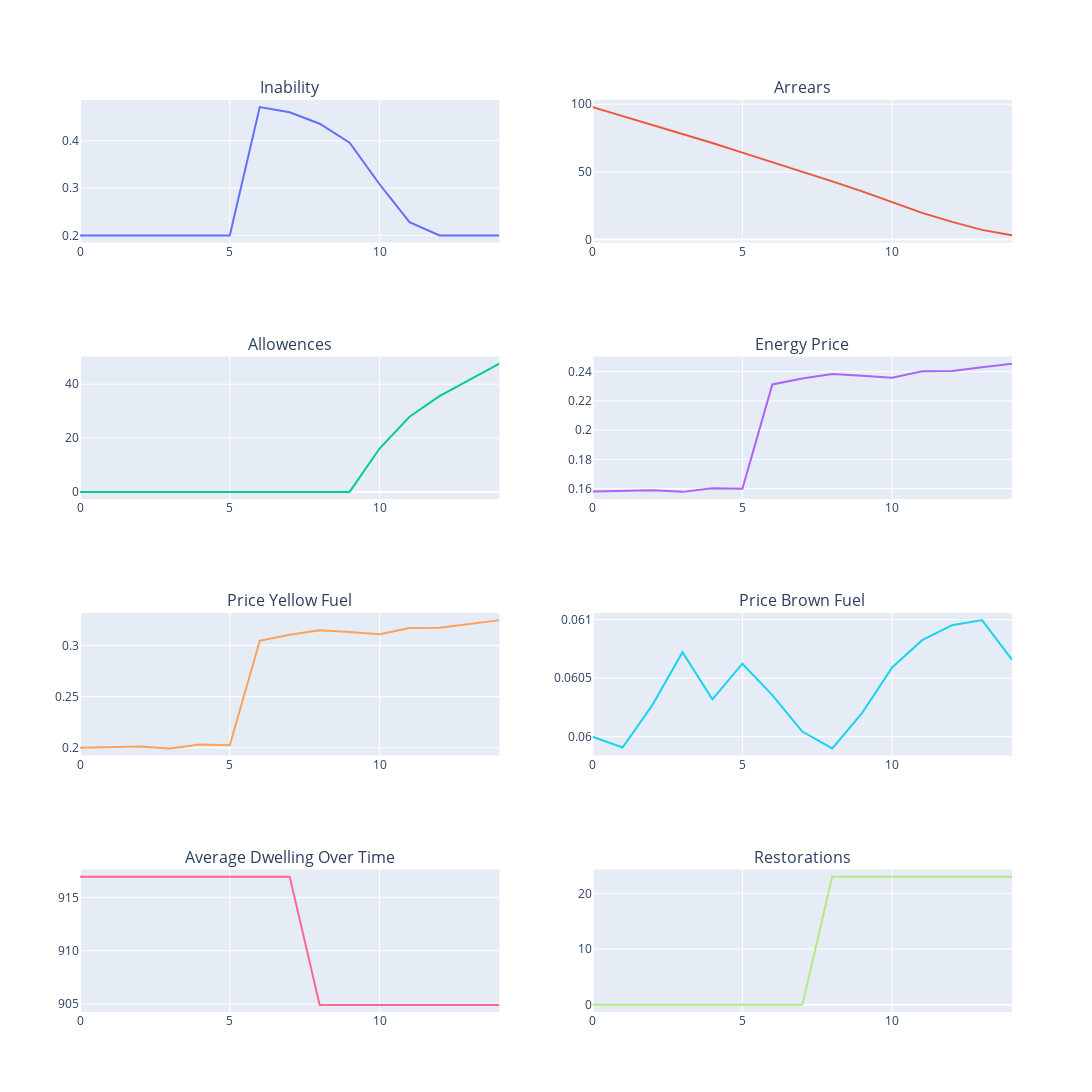
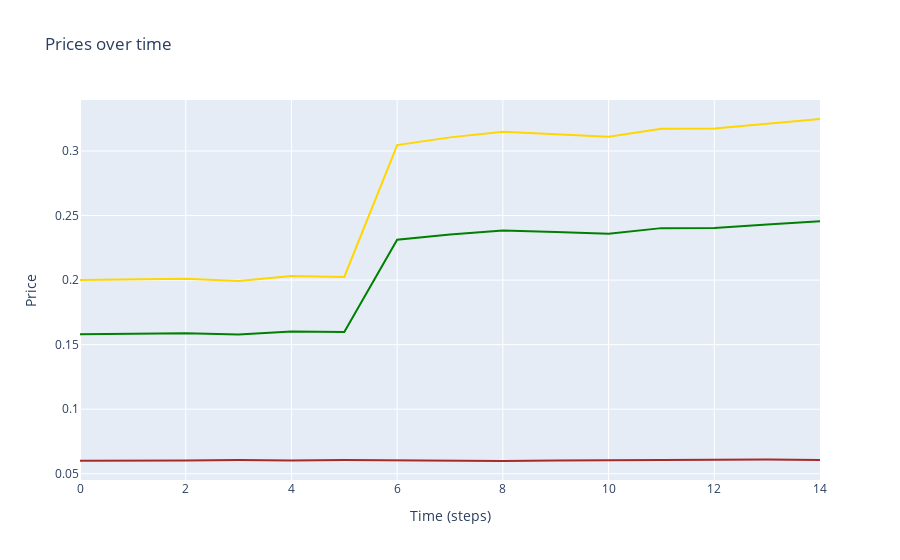

The notebook cell these images were saved under, in order:
### Code cell
# Model-level data
fig = sp.make_subplots(rows=int(len(model_data.columns)/2), cols=2, subplot_titles=model_data.columns)
color_discrete_sequence=px.colors.qualitative.Plotly  # Default color sequence

for i, col in enumerate(model_data.columns, start=1):
    fig.add_trace(go.Scatter(x=model_data.index, y=model_data[col], mode='lines', name=col, line=dict(color=color_discrete_sequence[(i-1) % len(color_discrete_sequence)])), row=int((i-1)/2)+1, col=((i-1)%2)+1)

fig.update_layout(height=400*int(len(model_data.columns)/2), width=1600, title_text="", showlegend=False)
fig.show()

# For Price1, Price2, and Energy Price
fig = go.Figure()
fig.add_trace(go.Scatter(x=model_data.index, y=model_data['Price Yellow Fuel'], mode='lines', name='Price Yellow Fuel', line=dict(color='gold')))
fig.add_trace(go.Scatter(x=model_data.index, y=model_data['Price Brown Fuel'], mode='lines', name='Price Brown Fuel', line=dict(color='brown')))
fig.add_trace(go.Scatter(x=model_data.index, y=model_data['Energy Price'], mode='lines', name='Energy Price', line=dict(color='green')))

fig.update_layout(title='Prices over time', xaxis_title='Time (steps)', yaxis_title='Price', showlegend=False)
fig.show()

### Figure 1 — Plotly figure (JSON) as saved in the notebook; plotly's stock layout.template omitted (floating-point values rounded to 4 significant figures)
{"data": [{"line": {"color": "#636EFA"}, "mode": "lines", "name": "Inability", "type": "scatter", "x": [0, 1, 2, 3, 4, 5, 6, 7, 8, 9, 10, 11, 12, 13, 14], "xaxis": "x", "y": [0.2, 0.2, 0.2, 0.2, 0.2, 0.2, 0.471, 0.46, 0.436, 0.396, 0.308, 0.228, 0.2, 0.2, 0.2], "yaxis": "y"}, {"line": {"color": "#EF553B"}, "mode": "lines", "name": "Arrears", "type": "scatter", "x": [0, 1, 2, 3, 4, 5, 6, 7, 8, 9, 10, 11, 12, 13, 14], "xaxis": "x2", "y": [97.85, 91.36, 84.9, 78.23, 71.34, 64.2, 57.33, 50.31, 42.99, 35.59, 27.77, 19.74, 13.05, 7.14, 3.088], "yaxis": "y2"}, {"line": {"color": "#00CC96"}, "mode": "lines", "name": "Allowences", "type": "scatter", "x": [0, 1, 2, 3, 4, 5, 6, 7, 8, 9, 10, 11, 12, 13, 14], "xaxis": "x3", "y": [0, 0, 0, 0, 0, 0, 0, 0, 0, 0, 16.1, 27.9, 35.6, 41.7, 47.65], "yaxis": "y3"}, {"line": {"color": "#AB63FA"}, "mode": "lines", "name": "Energy Price", "type": "scatter", "x": [0, 1, 2, 3, 4, 5, 6, 7, 8, 9, 10, 11, 12, 13, 14], "xaxis": "x4", "y": [0.158, 0.1586, 0.1589, 0.1578, 0.1603, 0.1599, 0.2313, 0.2354, 0.2384, 0.2372, 0.2359, 0.2402, 0.2404, 0.243, 0.2455], "yaxis": "y4"}, {"line": {"color": "#FFA15A"}, "mode": "lines", "name": "Price Yellow Fuel", "type": "scatter", "x": [0, 1, 2, 3, 4, 5, 6, 7, 8, 9, 10, 11, 12, 13, 14], "xaxis": "x5", "y": [0.2, 0.2009, 0.2011, 0.1994, 0.2031, 0.2024, 0.3045, 0.3105, 0.3149, 0.313, 0.311, 0.3171, 0.3173, 0.3211, 0.3248], "yaxis": "y5"}, {"line": {"color": "#19D3F3"}, "mode": "lines", "name": "Price Brown Fuel", "type": "scatter", "x": [0, 1, 2, 3, 4, 5, 6, 7, 8, 9, 10, 11, 12, 13, 14], "xaxis": "x6", "y": [0.06, 0.05991, 0.06027, 0.06072, 0.06032, 0.06062, 0.06036, 0.06004, 0.0599, 0.0602, 0.06059, 0.06082, 0.06095, 0.061, 0.06066], "yaxis": "y6"}, {"line": {"color": "#FF6692"}, "mode": "lines", "name": "Average Dwelling Over Time", "type": "scatter", "x": [0, 1, 2, 3, 4, 5, 6, 7, 8, 9, 10, 11, 12, 13, 14], "xaxis": "x7", "y": [916.9, 916.9, 916.9, 916.9, 916.9, 916.9, 916.9, 916.9, 904.9, 904.9, 904.9, 904.9, 904.9, 904.9, 904.9], "yaxis": "y7"}, {"line": {"color": "#B6E880"}, "mode": "lines", "name": "Restorations", "type": "scatter", "x": [0, 1, 2, 3, 4, 5, 6, 7, 8, 9, 10, 11, 12, 13, 14], "xaxis": "x8", "y": [0, 0, 0, 0, 0, 0, 0, 0, 23, 23, 23, 23, 23, 23, 23], "yaxis": "y8"}], "layout": {"annotations": [{"font": {"size": 16}, "showarrow": false, "text": "Inability", "x": 0.225, "xanchor": "center", "xref": "paper", "y": 1, "yanchor": "bottom", "yref": "paper"}, {"font": {"size": 16}, "showarrow": false, "text": "Arrears", "x": 0.775, "xanchor": "center", "xref": "paper", "y": 1, "yanchor": "bottom", "yref": "paper"}, {"font": {"size": 16}, "showarrow": false, "text": "Allowences", "x": 0.225, "xanchor": "center", "xref": "paper", "y": 0.7188, "yanchor": "bottom", "yref": "paper"}, {"font": {"size": 16}, "showarrow": false, "text": "Energy Price", "x": 0.775, "xanchor": "center", "xref": "paper", "y": 0.7188, "yanchor": "bottom", "yref": "paper"}, {"font": {"size": 16}, "showarrow": false, "text": "Price Yellow Fuel", "x": 0.225, "xanchor": "center", "xref": "paper", "y": 0.4375, "yanchor": "bottom", "yref": "paper"}, {"font": {"size": 16}, "showarrow": false, "text": "Price Brown Fuel", "x": 0.775, "xanchor": "center", "xref": "paper", "y": 0.4375, "yanchor": "bottom", "yref": "paper"}, {"font": {"size": 16}, "showarrow": false, "text": "Average Dwelling Over Time", "x": 0.225, "xanchor": "center", "xref": "paper", "y": 0.1562, "yanchor": "bottom", "yref": "paper"}, {"font": {"size": 16}, "showarrow": false, "text": "Restorations", "x": 0.775, "xanchor": "center", "xref": "paper", "y": 0.1562, "yanchor": "bottom", "yref": "paper"}], "height": 1600, "showlegend": false, "title": {"text": ""}, "width": 1600, "xaxis": {"anchor": "y", "domain": [0, 0.45]}, "xaxis2": {"anchor": "y2", "domain": [0.55, 1]}, "xaxis3": {"anchor": "y3", "domain": [0, 0.45]}, "xaxis4": {"anchor": "y4", "domain": [0.55, 1]}, "xaxis5": {"anchor": "y5", "domain": [0, 0.45]}, "xaxis6": {"anchor": "y6", "domain": [0.55, 1]}, "xaxis7": {"anchor": "y7", "domain": [0, 0.45]}, "xaxis8": {"anchor": "y8", "domain": [0.55, 1]}, "yaxis": {"anchor": "x", "domain": [0.8438, 1]}, "yaxis2": {"anchor": "x2", "domain": [0.8438, 1]}, "yaxis3": {"anchor": "x3", "domain": [0.5625, 0.7188]}, "yaxis4": {"anchor": "x4", "domain": [0.5625, 0.7188]}, "yaxis5": {"anchor": "x5", "domain": [0.2812, 0.4375]}, "yaxis6": {"anchor": "x6", "domain": [0.2812, 0.4375]}, "yaxis7": {"anchor": "x7", "domain": [0, 0.1562]}, "yaxis8": {"anchor": "x8", "domain": [0, 0.1562]}}}

### Figure 2 — Plotly figure (JSON) as saved in the notebook; plotly's stock layout.template omitted (floating-point values rounded to 4 significant figures)
{"data": [{"line": {"color": "gold"}, "mode": "lines", "name": "Price Yellow Fuel", "type": "scatter", "x": [0, 1, 2, 3, 4, 5, 6, 7, 8, 9, 10, 11, 12, 13, 14], "y": [0.2, 0.2009, 0.2011, 0.1994, 0.2031, 0.2024, 0.3045, 0.3105, 0.3149, 0.313, 0.311, 0.3171, 0.3173, 0.3211, 0.3248]}, {"line": {"color": "brown"}, "mode": "lines", "name": "Price Brown Fuel", "type": "scatter", "x": [0, 1, 2, 3, 4, 5, 6, 7, 8, 9, 10, 11, 12, 13, 14], "y": [0.06, 0.05991, 0.06027, 0.06072, 0.06032, 0.06062, 0.06036, 0.06004, 0.0599, 0.0602, 0.06059, 0.06082, 0.06095, 0.061, 0.06066]}, {"line": {"color": "green"}, "mode": "lines", "name": "Energy Price", "type": "scatter", "x": [0, 1, 2, 3, 4, 5, 6, 7, 8, 9, 10, 11, 12, 13, 14], "y": [0.158, 0.1586, 0.1589, 0.1578, 0.1603, 0.1599, 0.2313, 0.2354, 0.2384, 0.2372, 0.2359, 0.2402, 0.2404, 0.243, 0.2455]}], "layout": {"showlegend": false, "title": {"text": "Prices over time"}, "xaxis": {"title": {"text": "Time (steps)"}}, "yaxis": {"title": {"text": "Price"}}}}
